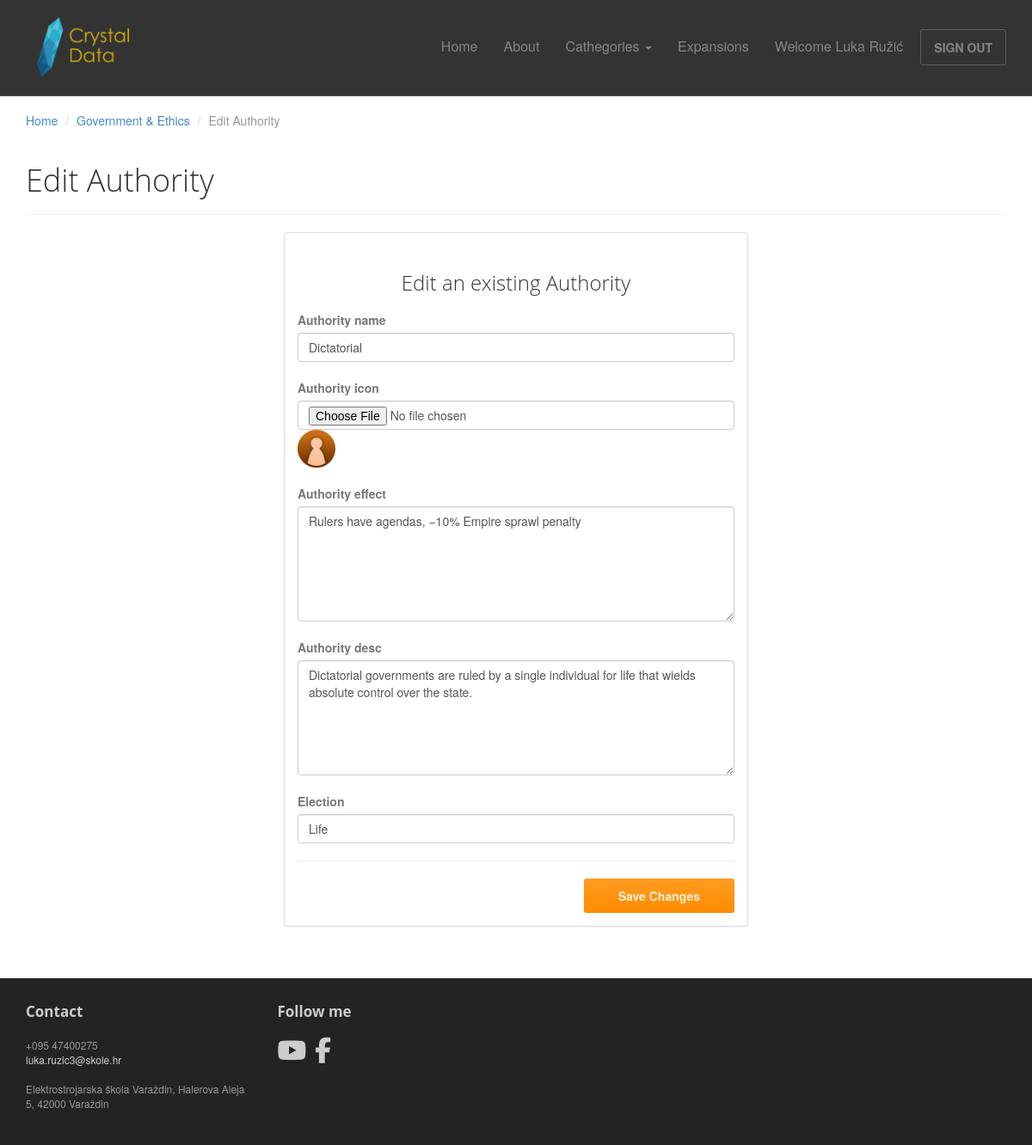
The app's page /EditAuthority.php?id=3 (signed in) with its own data.
### tables this page shows
CREATE TABLE `authority` (
  `authority_id` int NOT NULL,
  `authority_name` varchar(50) NOT NULL,
  `authority_effect` varchar(200) NOT NULL,
  `authority_desc` varchar(1000) NOT NULL,
  `authority_election` varchar(300) NOT NULL,
  `authority_icon` varchar(400) NOT NULL,
  `DLC_id` int NOT NULL
);

### web/includes/baza.php (called while the page is built, shortened)
<?php
	class Baza{
		private function spojiDB(){
			$veza = new mysqli(self::SERVER,self::KORISNICKO_IME,self::LOZINKA,self::BAZA_PODATAKA);
			$veza->query("set names 'utf8'");
			return $veza;
		}
		function dohvatiDB($upit){
			$veza = $this->spojiDB();
			$rezultat = $veza->query($upit);
			return $rezultat;
		}
	}
?>

### web/EditAuthority.php (the view, shortened to what this page needs)
<?php
require "includes/session/provjera-prijava.php";
?>
<!DOCTYPE html>
<html lang="en">
<head>
<?php
		include "includes/head.php";
	?>
</head>
<body>
    <?php include "includes/zaglavlje.php"; ?>
	<header id="head" class="secondary"></header>
	<div class="container">
		<ol class="breadcrumb">
			<li><a href="index.php">Home</a></li>
			<li ><a href="authority.php">Government & Ethics</a></li>
			<li class="active">Edit Authority</li>
		</ol>
		<div class="row">
            <?php
                require_once "includes/baza.php";
                $baza = new Baza();
                $Auth_id = $_GET["id"];
                $upit = "select authority_name, authority_icon, authority_desc, authority_election, authority_effect from authority where authority_id = $Auth_id";
                $rezultat = $baza->dohvatiDB($upit);
                while($red = $rezultat->fetch_array()){
                    $AuthName = $red["authority_name"];
                    $AuthIcon = $red["authority_icon"];
                    $AuthDesc = $red["authority_desc"];
                    $AuthElection = $red["authority_election"];
                    $AuthEffect = $red["authority_effect"];
					$lokacija = "assets/images/Stellaris_slike/Authority/";
					$lokacija = $lokacija . basename($AuthIcon);
                }
            ?>
			<article class="col-xs-12 maincontent">
				<header class="page-header">
					<h1 class="page-title">Edit Authority</h1>
				</header>
				<div class="col-md-6 col-md-offset-3 col-sm-8 col-sm-offset-2">
					<div class="panel panel-default">
						<div class="panel-body">
							<h3 class="thin text-center">Edit an existing Authority</h3>
							<form method="post" action="EditAuthoritySave.php" enctype="multipart/form-data">
								<div class="top-margin">
									<label>Authority name</label>
									<input type="text" name="auth_name" id="auth_name" class="form-control" value="<?php echo $AuthName;?>">
								</div>
                                <div class="top-margin">
									<label>Authority icon</label>
									<input type="file" name="authority_icon" id="authority_icon" class="form-control">
                                    <img src="<?php echo $lokacija ?>" alt=" <?php echo $AuthIcon ?>" />
								</div>
								<div class="top-margin">
									<label>Authority effect</label>
									<textarea type="text" rows="6" name="auth_effect" id="auth_effect" class="form-control" required><?php echo $AuthEffect;?></textarea>
								</div>
								<div class="top-margin">
									<label>Authority desc</label>
									<textarea type="text" rows="6" name="auth_desc" id="auth_desc" class="form-control" required><?php echo $AuthDesc;?></textarea>
								</div>
                                <div class="top-margin">
									<label>Election</label>
									<input type="text" name="auth_election" id="auth_election" class="form-control" required value="<?php echo $AuthElection;?>"></input>
								</div>
								<hr>
								<div class="row">
									<div class="col-lg-12 text-right">
										<button class="btn btn-action" name="submit" type="submit">Save Changes</button>
									</div>
								</div>
							</form>
						</div>
					</div><br><br>
				</div>
			</article>
		</div>
	</div>
	<?php include "includes/footer.php"; ?>
</body>
</html>

### web/assets/css/style.css (style rules this page uses)
#head { background-size: cover; min-height:520px; text-align: center; padding-top:150px; color:white; font-family:"Open sans", Helvetica, Arial; font-weight:300; }
#head.secondary { height:100px; min-height: 100px; padding-top:0px; }
h1, h2, h3, h4, h5, h6 { font-family:"Open sans", Helvetica, Arial; }
h1, .h1, h2, .h2, h3, .h3 { margin-top:30px; }
label { color: #777; }
.thin { font-weight:300; }
.page-title { margin-top:20px; font-weight:300; }
.breadcrumb { background:none; padding:0; margin:30px 0 0px 0; }
.top-margin { margin-top:20px; }
img { max-width: 200px; }

### records on screen
authority: auth_name "Dictatorial", authority_icon (picture), auth_effect "Rulers have agendas, −10% Empire sprawl penalty", auth_desc "Dictatorial governments are ruled by a single individual for life that wields absolute control over the state.", auth_election "Life"

### other values on screen
$_SESSION["korisnicko_ime"] "Luka Ružić"
